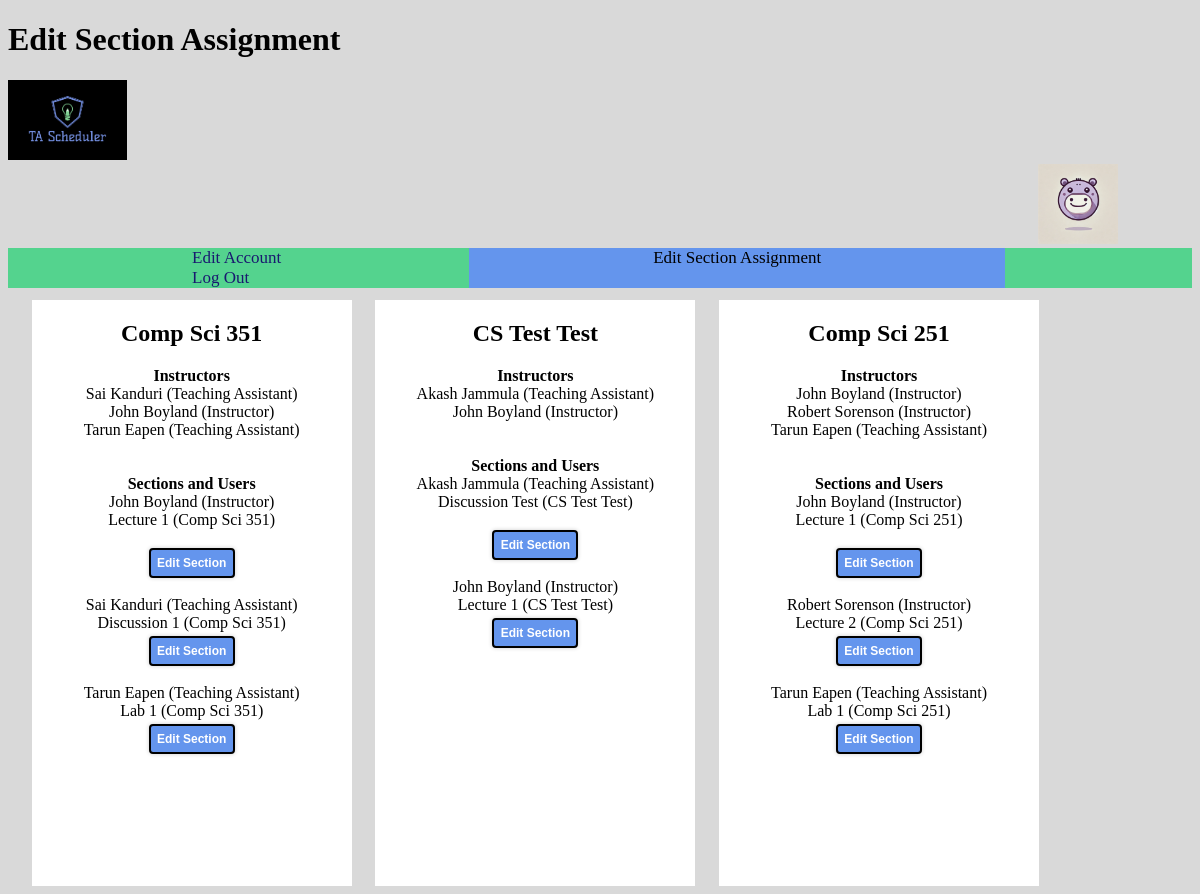
The app's page /edit_section_assignment.html (signed in) with its own data.
### djangoProject1/models.py (models this page shows, shortened)
class Course(models.Model):
    id = models.UUIDField(primary_key=True, default=uuid.uuid4, editable=False) #unique id
    name = models.CharField(max_length=100, default="Default Course Name") #course name
    users = models.ManyToManyField(User, limit_choices_to={'role__in': ['TA', 'Instructor']}, related_name='courses', blank=True)

class User(models.Model): # basic for now
    ROLE_CHOICES = [
        ('TA', 'Teaching Assistant'),
        ('Instructor', 'Instructor'),
        ('Admin', 'Administrator'),
    ]
    id = models.UUIDField(primary_key=True, default=uuid.uuid4, editable=False) #unique id
    first_name = models.CharField(max_length=50, default="DefaultFirst") #first name of user
    last_name = models.CharField(max_length=50, default="DefaultLast") #last name of user
    username = models.CharField(max_length=50, unique=True, default="Default_Username")  #unique username (ISSUES LATER ON, default AND unique doesn't work well)
    password = models.CharField(max_length=128, default="Default_Password")  #stored password (128 for hash(? idk documentation recommended it))
    email = models.EmailField(default="default@example.com")  #unique email address (cant run unless blank by default
    phone_number = models.CharField(max_length=10, blank=True, null=True)  #optional phone number (can make required later)
    address = models.TextField(blank=True, null=True)  #optional home address (can make required later)
    skills = models.TextField(blank=True, null=True)  #apparently we need skills? okay here's an open text field for it
    role = models.CharField(max_length=20, choices=ROLE_CHOICES, default='TA')  #role of the user (TA, Instructor, Admin)
    def __str__(self):
        return f"{self.first_name} {self.last_name} ({self.get_role_display()})"

class Section(models.Model):
    id = models.UUIDField(primary_key=True, default=uuid.uuid4, editable=False) #unique id
    name = models.CharField(max_length=100, default="Default Section Name") #section name
    course = models.ForeignKey(Course, on_delete=models.CASCADE, related_name='sections') #link to course
    days = MultiSelectField(choices=DAYS_OF_WEEK, blank=True, null=True)  #day of the week
    time = models.TimeField(blank=True, null=True)  #specific time of day
    location = models.CharField(max_length=100, blank=True, null=True) #location
    user = models.ForeignKey(User, null=True, blank=True, limit_choices_to={'role__in': ['TA', 'Instructor']}, on_delete=models.SET_NULL, related_name='sections')
    def __str__(self):
        return f"{self.name} ({self.course.name})"

### djangoProject1/views.py (the view, shortened to what this page needs)
# urls.py: path('edit_section_assignment.html', EditSectionAssignmentPage.as_view(), name='edit_section_assignment'),
class EditSectionAssignmentPage(View):
    def get(self, request):
        user = GetUser.get_user(request)
        if user is None:
            return redirect('/')
        can_access = CheckPermission.check_instructor(user)
        if not can_access:
            return render(request, "profile_page.html",
                   {"roles": User.ROLE_CHOICES, "user": user, "message":"You cannot access this page."})
        user_courses = Course.objects.filter(users=user)
        instructors = User.objects.filter(role="Instructor")
        tas = User.objects.filter(role="TA")
        sections = Section.objects.all()
        users = User.objects.all()
        return render(request, "edit_section_assignment.html", {'user_courses': user_courses,
                                                                'instructors': instructors, 'tas': tas, 'sections': sections, 'users': users})

### djangoProject1/MethodFiles/GeneralMethods.py (called while the page is built)
    @staticmethod
    def check_instructor(user):
        if isinstance(user, User):
            if user.role == 'Instructor':
                return True
            else:
                return False
        else:
            return False

    @staticmethod
    def get_user(request):
        name = request.session.get('cur_user_name')
        if not name:
            return None
        else:
            return User.objects.filter(username=name).first()

### templates/edit_section_assignment.html (shortened to what this page needs)
<!DOCTYPE html>
<html lang="en">
<head>
    <link rel="stylesheet" href="/static/style.css?v=1">
</head>
<body style="background-color: rgb(217,217,217)">
<h1>Edit Section Assignment</h1>
<div class="pfplogo1">
    <a href="home.html">
        <img src="/static/Logo.jpeg" alt="TA Scheduler Logo" style="height: 10vh; width: auto;">
    </a>
</div>
    <div class="pfplogo2">
    <a href="profile_page.html" >
        <img src="/static/moo_deng_profilePic.png" alt="Profile Logo" style="height: 10vh; width: auto;">
    </a>
    </div>
<div class="navbar">
    <a href="profile_page.html" style="padding: 23vh">Edit Account</a>
    <a href="edit_section_assignment.html" class="active" style="padding: 23vh"> Edit Section Assignment</a>
    <a href="/" style="padding: 23vh">Log Out</a>
</div>
<div class="boxContainer">
    {% for course in user_courses %}
        <div class="whiteBox">
            <h2>{{ course.name }}</h2>
            <p><b>Instructors</b><br/>
                {% for instructor in course.users.all %}
                    {{ instructor }}<br/>
                {% empty %}
                    No Instructor Assigned<br/>
                {% endfor %}
            <br/><br/>
            <b>Sections and Users</b><br/>
            {% for section in sections %}
                {% if section.course.name == course.name %}
                    {% if section.user %}
                        {{ section.user }}<br/>
                    {% else %}
                        No User Assigned<br/>
                    {% endif %}
                    {{ section }}<br/>
                    <button popovertarget="editSectionModal {{ section.id }}" class="editButton">Edit Section</button>
                    <br/><br/>
                {% endif %}
            {% endfor %}
            <br/>
            </p>
        </div>
    {% endfor %}
</div>
</body>
</html>

### static/style.css (style rules this page uses)
.editButton { margin-top: 1%; font-size: 1vw; padding: 2% 2%; background-color: cornflowerblue; font-weight: bold; color: white; border: 2px solid black; border-radius: 4px; cursor: pointer; box-shadow: 0 0 0.25rem rgba(0, 0, 0, 0.2); }
.boxContainer { width: 100%; display: flex; flex-wrap: wrap; }
.whiteBox { width: 100%; max-width: 20rem; height: auto; background-color: white; margin-left: 2%; margin-top: 1%; text-align: center; position: relative; padding-bottom: 5rem; }
.navbar { background-color: #54d38e; overflow: hidden; }
.pfplogo1 { display: inline-block; }
.pfplogo2 { margin-left: 87%; display: inline-block }
.navbar a { padding: 0.625rem; color: midnightblue; text-align: center; font-size: 1.0625rem; text-decoration: none; }
.navbar a.active { background-color: cornflowerblue; color: black; }

### records on screen
Course: name "Comp Sci 351"
User: first_name+last_name+role "Sai Kanduri (Teaching Assistant)"
User: first_name+last_name+role "John Boyland (Instructor)"
User: first_name+last_name+role "Tarun Eapen (Teaching Assistant)"
Section: user "John Boyland (Instructor)", name+course "Lecture 1 (Comp Sci 351)"
Section: user "Sai Kanduri (Teaching Assistant)", name+course "Discussion 1 (Comp Sci 351)"
Section: user "Tarun Eapen (Teaching Assistant)", name+course "Lab 1 (Comp Sci 351)"
Course: name "CS Test Test"
User: first_name+last_name+role "Akash Jammula (Teaching Assistant)"
Section: user "Akash Jammula (Teaching Assistant)", name+course "Discussion Test (CS Test Test)"
Section: user "John Boyland (Instructor)", name+course "Lecture 1 (CS Test Test)"
Course: name "Comp Sci 251"
User: first_name+last_name+role "Robert Sorenson (Instructor)"
Section: user "John Boyland (Instructor)", name+course "Lecture 1 (Comp Sci 251)"
Section: user "Robert Sorenson (Instructor)", name+course "Lecture 2 (Comp Sci 251)"
Section: user "Tarun Eapen (Teaching Assistant)", name+course "Lab 1 (Comp Sci 251)"
